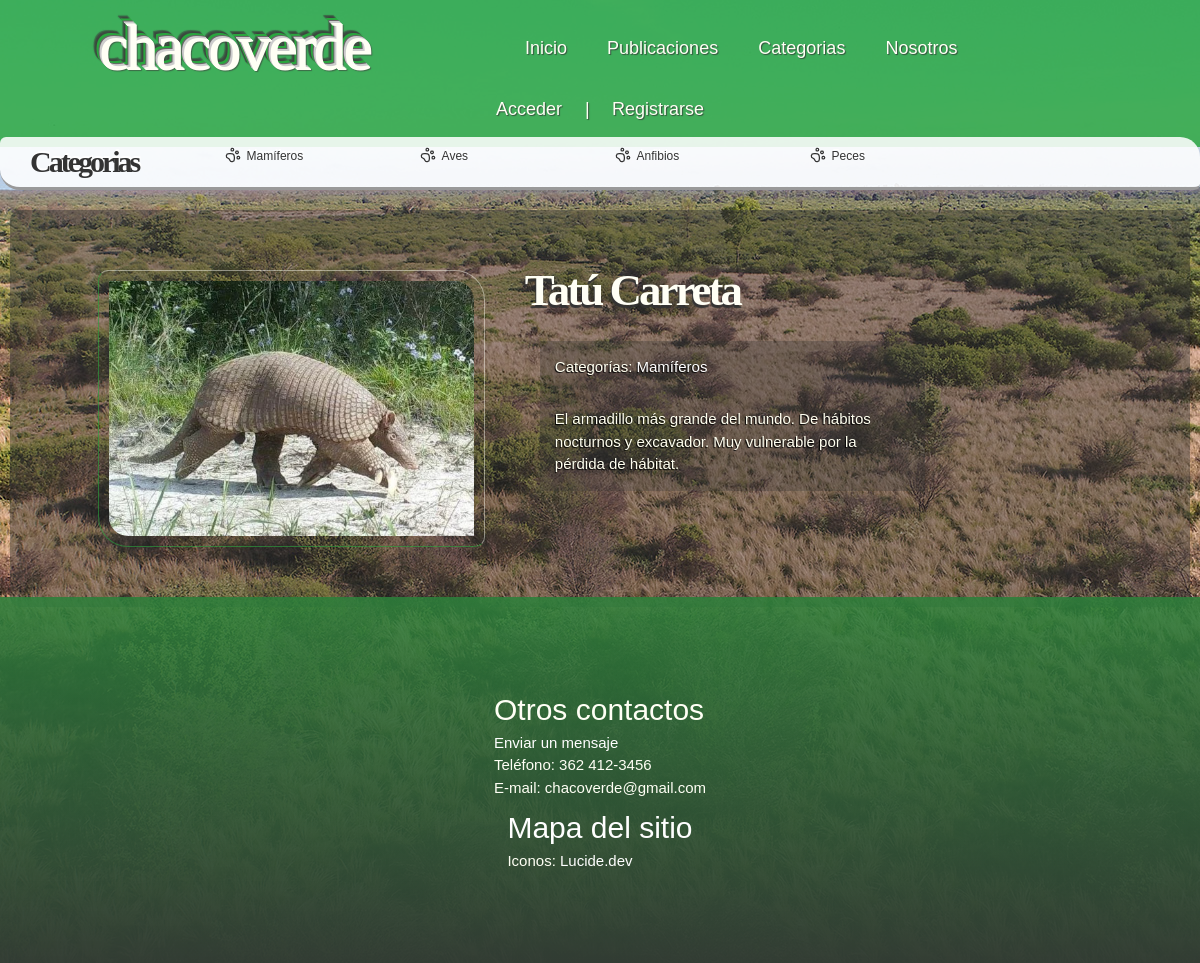
/tarjetas/detalle/1, run on an earlier commit of the app's database.
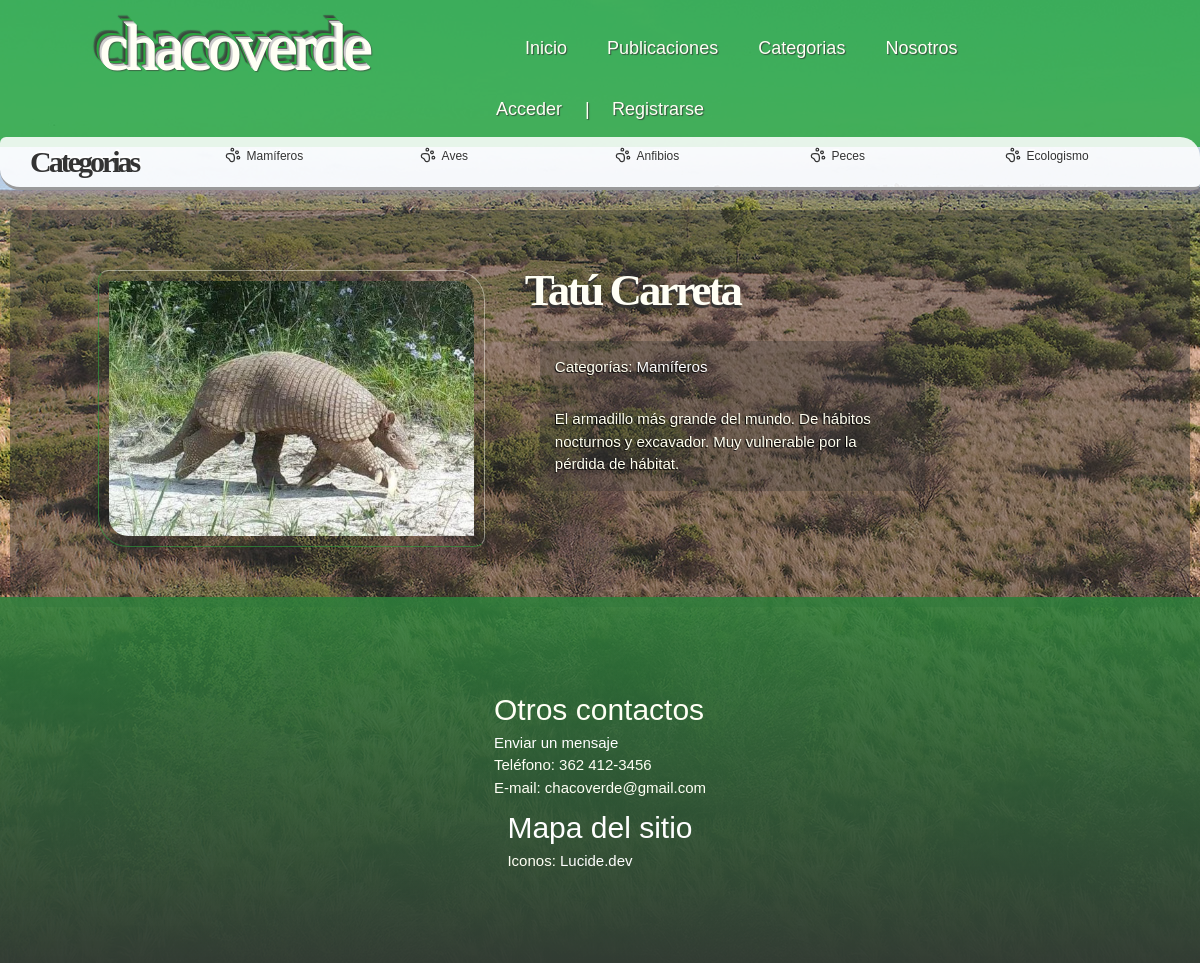
And on a later commit of the database.
### apps/categorias/models.py (models this page shows, shortened)
class Categoria_Sobre(models.Model):
	sobre = models.CharField(max_length = 100)
	imagen = models.ImageField(upload_to = 'categorias_foto')
	descripcion = models.TextField(default= None)

### apps/tarjetas/views.py (the view)
# urls.py: path('detalle/<int:pk>', views.Detalle_Tarjeta.as_view(), name = 'path_detalle_tarjeta'),
class Detalle_Tarjeta(DetailView):
	model = Tarjeta
	template_name = 'tarjetas/detalle_tarjeta.html'
	context_object_name = 'tarjetas'

### apps/categorias/context_processors.py (called while the page is built)
def categorias_globales(request):
    return {'categorias': Categoria_Sobre.objects.all()}

### templates/tarjetas/detalle_tarjeta.html
{% extends 'base.html' %}
{% block contenido %}
	<section id="hero">
		<img src="{{ tarjetas.imagen.url }}" />
		<section>
			<h2>{{ tarjetas.nombre }}</h2>
			<p>Categorías:
			{% for c in tarjetas.categoria_sobre.all %}
				<a href="{% url 'categorias:path_filtrado_categoria_todo' c.pk %}">{{c.sobre}}</a>
			{% endfor %}
			</p>
			<p>{{ tarjetas.descripcion }}</p>
		</section>
	</section>
{% endblock contenido %}

### templates/base.html (shortened to what this page needs)
{% load static %}
<!doctype html>
<html>
<head>
	<link rel="stylesheet" type="text/css" href="{% static 'css/reset.css' %}" />
	<link rel="stylesheet" type="text/css" href="{% static 'css/main.css' %}" />
</head>
<body>
	<header>
		<h1>chacoverde</h1>
		<nav>
			<ul>
                <li><a href="{% url 'path_home' %}">Inicio</a></li>
                <li><a href="{% url 'posts:path_listar_posts' %}">Publicaciones</a></li>
                <li><a href="{% url 'categorias:path_listar_categorias' %}">Categorias</a></li>
                <li><a href="{% url 'usuarios:path_contacto' %}">Nosotros</a></li>
			</ul>
		</nav>
	{% if user.is_authenticated %}
		<ul class="autenticado">
			<li>Hola, {{ user.username }} :) </li>
			<li>
				<form method="POST" action="{% url 'usuarios:path_logout' %}">
					{% csrf_token %}
            		<button type="submit" value="Cerrar sesión">
            	</form>
			</li>
			<li><a href="{% url 'usuarios:path_logout' %}" class="usuarios">Cerrar sesión</a></li>
		</ul>
	{% else %}
		<ul>
			<li><a href="{% url 'usuarios:path_login' %}">Acceder</a> |</li>
			<li><a href="{% url 'usuarios:path_registro' %}">Registrarse</a></li>
		</ul>
	{% endif %}
	</header>
	<aside>
		<h3>Categorias</h3>
		<ul>
		{% for c in categorias %}
			<li><a href="{% url 'categorias:path_filtrado_categoria_todo' c.pk %}">{{ c.sobre }}</a></li>
		{% endfor %}
		</ul>
	</aside>
    {% block contenido %}
    {% endblock contenido %}
	<footer>
		<ul>
			<li><h4>Otros contactos</h4></li>
			<li><a href="{% url 'usuarios:path_contacto' %}">Enviar un mensaje</a></li>
			<li>Teléfono: 362 412-3456</li>
			<li>E-mail: chacoverde@gmail.com</li>
		</ul>
		<ul>
			<li><h4><a href="{% url 'path_mapa_del_sitio' %}">Mapa del sitio</a></h4></li>
			<li><p>Iconos: <a href="https://lucide.dev">Lucide.dev</a></li>
		</ul>
	</footer>
</body>
</html>

What changed in the data, as far as the page shows it:
added Categoria_Sobre: sobre "Ecologismo", shown under "Categorias"
